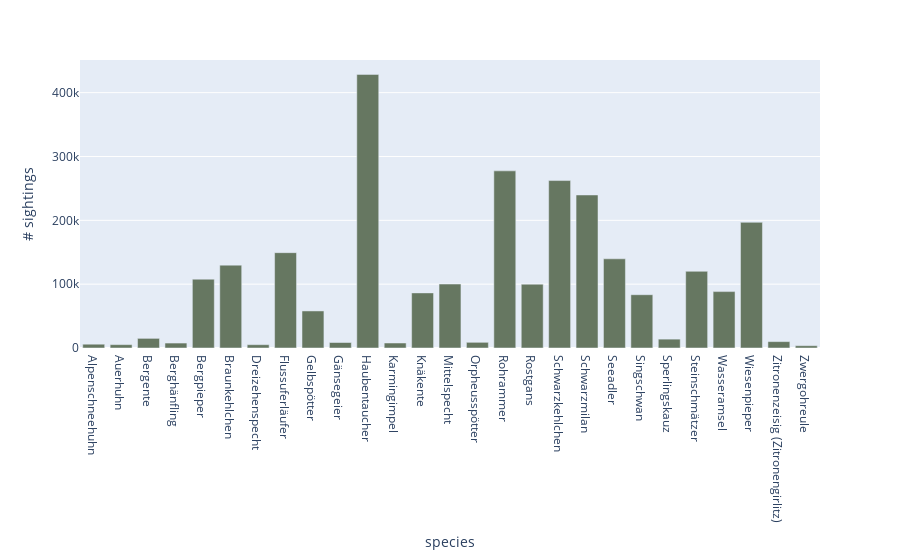

This figure's notebook cell:
### Markdown cell above
# <p style="background-color:#4A3228;color:white;font-size:100%;border-radius:10px 10px 10px 10px;"> &nbsp; 3️⃣ Species distribution analysis </p>
Below, we can see the 27 species of interest and their sighting frequencies in the dataset. The dataset is imbalanced, with the number of data points ranging from approximately 3,000 sightings (*Zwergohreule*) to around 430,000 sightings (*Haubentaucher*).

### Code cell
n_per_species = master_selected_species.groupby('name_species').size()
fig = px.bar(n_per_species)
fig.update_layout(showlegend=False, xaxis_title='species', yaxis_title='# sightings')
fig.update_traces(marker=dict(color='#667761'))
fig.show()

### Figure 1 — Plotly figure (JSON) as saved in the notebook; plotly's stock layout.template omitted (floating-point values rounded to 4 significant figures)
{"data": [{"alignmentgroup": "True", "hovertemplate": "variable=0<br>name_species=%{x}<br>value=%{y}<extra></extra>", "legendgroup": "0", "marker": {"color": "#667761", "pattern": {"shape": ""}}, "name": "0", "offsetgroup": "0", "orientation": "v", "showlegend": true, "textposition": "auto", "type": "bar", "x": ["Alpenschneehuhn", "Auerhuhn", "Bergente", "Berghänfling", "Bergpieper", "Braunkehlchen", "Dreizehenspecht", "Flussuferläufer", "Gelbspötter", "Gänsegeier", "Haubentaucher", "Karmingimpel", "Knäkente", "Mittelspecht", "Orpheusspötter", "Rohrammer", "Rostgans", "Schwarzkehlchen", "Schwarzmilan", "Seeadler", "Singschwan", "Sperlingskauz", "Steinschmätzer", "Wasseramsel", "Wiesenpieper", "Zitronenzeisig (Zitronengirlitz)", "Zwergohreule"], "xaxis": "x", "y": [5933, 5242, 15091, 7756, 107835, 129799, 5180, 149326, 58037, 8593, 428589, 7818, 86313, 100175, 8898, 277469, 99974, 262291, 239725, 139710, 83481, 13886, 120127, 88346, 196863, 9988, 3598], "yaxis": "y"}], "layout": {"barmode": "relative", "legend": {"title": {"text": "variable"}, "tracegroupgap": 0}, "margin": {"t": 60}, "showlegend": false, "xaxis": {"anchor": "y", "domain": [0, 1], "title": {"text": "species"}}, "yaxis": {"anchor": "x", "domain": [0, 1], "title": {"text": "# sightings"}}}}
